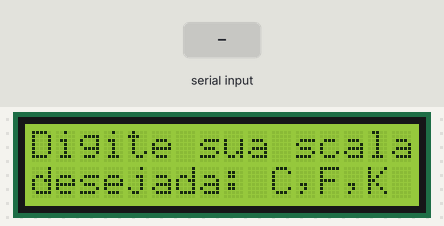
Recording of a sketch running on a simulated Arduino Uno, built with avr-gcc and run on an emulated ATmega328P. Shown: 16×2 character LCD. The test bench sets the inputs (shaded band). What the sketch prints to the serial monitor is not drawn.

Above: at 1.2 s.
1.3 s: "90,45,200\n" received over Serial
At 2.6 s:
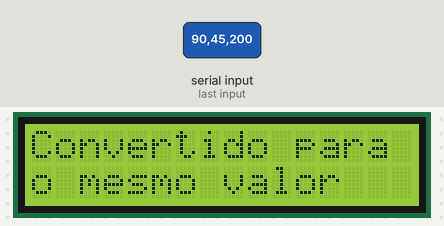
At 4.7 s:
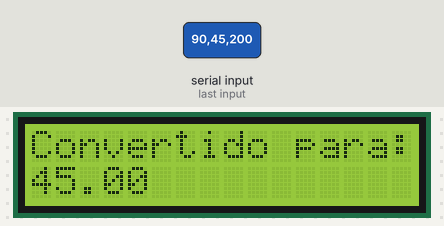
Timing chart, 0 to 6.2 s (numbered marks = the images above; inputs shaded):
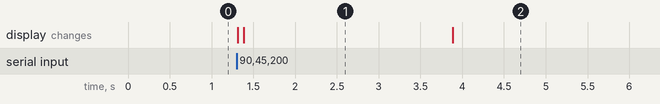

Measured:
- after the input at 1.3 s, the display: first changes at once (image 1 shows a later state)
- what the display in image 1 shows lasts 2.5 s, from 1.4 s to 3.9 s

The sketch:

Ex8.ino
```cpp
#include <LiquidCrystal.h>

LiquidCrystal lcd(12, 11, 5, 4, 3, 2);

void setup(){
  lcd.begin(16, 2);
  Serial.begin(9600);
}

void loop(){
  lcd.clear();
  lcd.setCursor(0, 0);
  lcd.print("Digite sua scala");
  lcd.setCursor(0, 1);
  lcd.print("desejada: C,F,K");

  Serial.println("Digite a escala da sua temperatura, 1 pra celcius, 2 para fareraiti, 3 pra kevin \n");
  while(!Serial.available());
  float temperatura = Serial.parseFloat();

  lcd.clear();
  lcd.setCursor(0, 0);
  lcd.print("Digite valor da");
  lcd.setCursor(0, 1);
  lcd.print("sua temperatura");

  Serial.println("Digite os graus da sua temperatura: \n");
  while(!Serial.available());
  float valor = Serial.parseFloat();

  lcd.clear();
  lcd.setCursor(0, 0);
  lcd.print("Para qual deseja");
  lcd.setCursor(0, 1);
  lcd.print("converter: C,F,K");

  Serial.println("Para qual escala deseja converter: digite 1 pra celcius, 2 para fareraiti, 3 pra kevin \n");
  while(!Serial.available());
  float converter = Serial.parseFloat();
  float temperaturaconvertida;

  if(temperatura == 1 && converter == 2){
    temperaturaconvertida = valor * 1.8 + 32;
  }
  if(temperatura == 1 && converter == 3){
    temperaturaconvertida = valor + 273.15;
  }
  if(temperatura == 2 && converter == 1){
    temperaturaconvertida = (valor - 32) / 1.8;
  }
  if(temperatura == 2 && converter == 3){
    temperaturaconvertida = (valor - 32) * 5/9 + 273.15;
  }
  if(temperatura == 3 && converter == 1){
    temperaturaconvertida = (valor - 273.15);
  }
  if(temperatura == 3 && converter == 2){
    temperaturaconvertida = 1.8 * (valor - 273) + 32;
  }
  else{
    lcd.clear();
  	lcd.setCursor(0, 0);
  	lcd.print("Convertido para");
  	lcd.setCursor(0, 1);
  	lcd.print("o mesmo valor");
    temperaturaconvertida = valor;
    delay(2500);
  }
  Serial.println("valor convertido: ");
  Serial.println(temperaturaconvertida);
  lcd.clear();
  lcd.setCursor(0, 0);
  lcd.print("Convertido para:");
  lcd.setCursor(0, 1);
  lcd.print(temperaturaconvertida);
  delay(5000);
}
  
```
